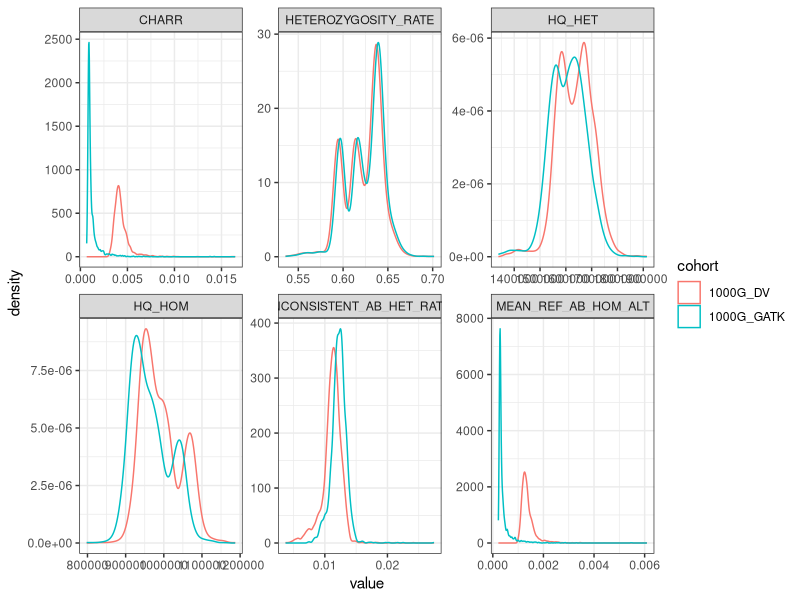

Source code (R):
library(ggplot2)
library(tidyr)
library(dplyr)
library(skimr)

cont_1000g_dv <- read.csv("1000G_DeepVar.sce.tsv", header=T, sep="\t")
cont_1000g_GATK <- read.csv("1000G_GATK.sce.tsv", header=T, sep="\t")

cont_1000g_dv$cohort <- "1000G_DV"
cont_1000g_GATK$cohort <- "1000G_GATK"

df <- rbind(cont_1000g_dv, cont_1000g_GATK)
df_plot <- df %>% rename( SAMPLE = X.SAMPLE ) %>% select(-HQ_HOM_RATE,-HQ_HET_RATE) %>%
  pivot_longer(HQ_HOM:INCONSISTENT_AB_HET_RATE, names_to="metric", values_to = "value")

p <- ggplot(df_plot, aes(x=value, color=cohort)) + geom_density() + facet_wrap(~metric, scales="free") + theme_bw()
ggsave(plot = p, filename = "GATKvsDV_metric_distribution.png", device="png", height = 7, width = 10)

sum_df <- df %>% group_by(cohort) %>% skim(HQ_HOM:INCONSISTENT_AB_HET_RATE)
write.table(sum_df, file = "GATKvsDV_metric_distribution.tsv", sep="\t", row.names=F, quote=F)
